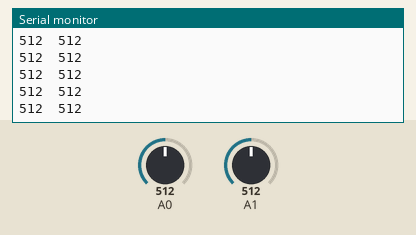
Simulated run of this sketch. Board: Arduino Uno, built with avr-gcc and run on an emulated ATmega328P. Shown: the last lines printed to the serial monitor. Inputs (shaded band) come from the test bench; at power-on: A0 = 512, A1 = 512.

Above: at 1.2 s.
1.3 s: A0 set to 990
At 2.4 s:
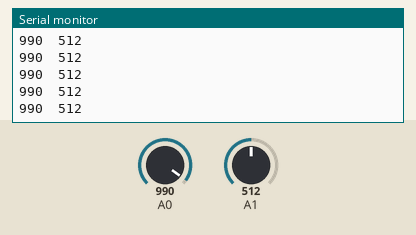
2.8 s: A0 set to 1017
At 3.9 s:
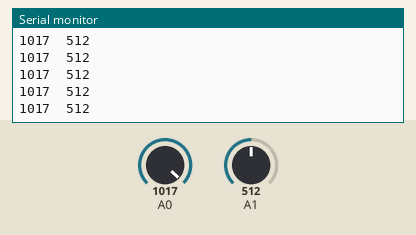
Timing chart, 0 to 5.8 s (numbered marks = the images above; inputs shaded):
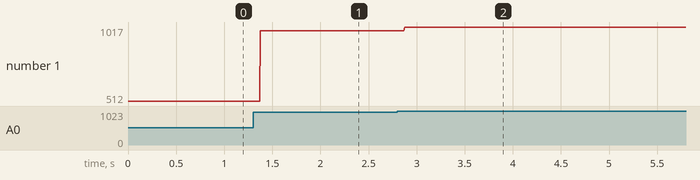

Measured:
- after the input at 1.3 s, the serial monitor: prints a new line after 0.08 s (image 1)
- after the input at 2.8 s, the serial monitor: prints a new line after 0.07 s (image 2)
- plotted number 1: 512 → 990 after the input at 1.3 s, 990 → 1017 after the input at 2.8 s

The sketch:

sketch_mar03a.ino
```cpp
void setup() {
  // put your setup code here, to run once:
  Serial.begin(9600);
}

void loop() {
  // put your main code here, to run repeatedly:
  int A;
  int B;

  A = analogRead(0);
  B = analogRead(1);

  Serial.print(A);
  Serial.print("\t");
  Serial.println(B);
}
```
